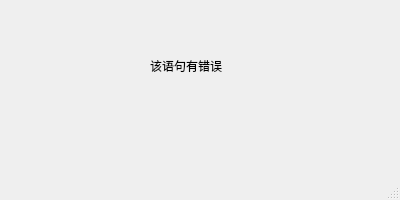
<?xml version="1.0" encoding="UTF-8"?>
<ui version="4.0">
 <class>DebugError</class>
 <widget class="QMainWindow" name="DebugError">
  <property name="geometry">
   <rect>
    <x>0</x>
    <y>0</y>
    <width>400</width>
    <height>200</height>
   </rect>
  </property>
  <property name="windowTitle">
   <string>MainWindow</string>
  </property>
  <widget class="QWidget" name="centralwidget">
   <widget class="QLabel" name="label">
    <property name="geometry">
     <rect>
      <x>150</x>
      <y>20</y>
      <width>221</width>
      <height>91</height>
     </rect>
    </property>
    <property name="text">
     <string>该语句有错误</string>
    </property>
   </widget>
  </widget>
  <widget class="QMenuBar" name="menubar">
   <property name="geometry">
    <rect>
     <x>0</x>
     <y>0</y>
     <width>400</width>
     <height>22</height>
    </rect>
   </property>
  </widget>
  <widget class="QStatusBar" name="statusbar"/>
 </widget>
 <resources/>
 <connections/>
</ui>
